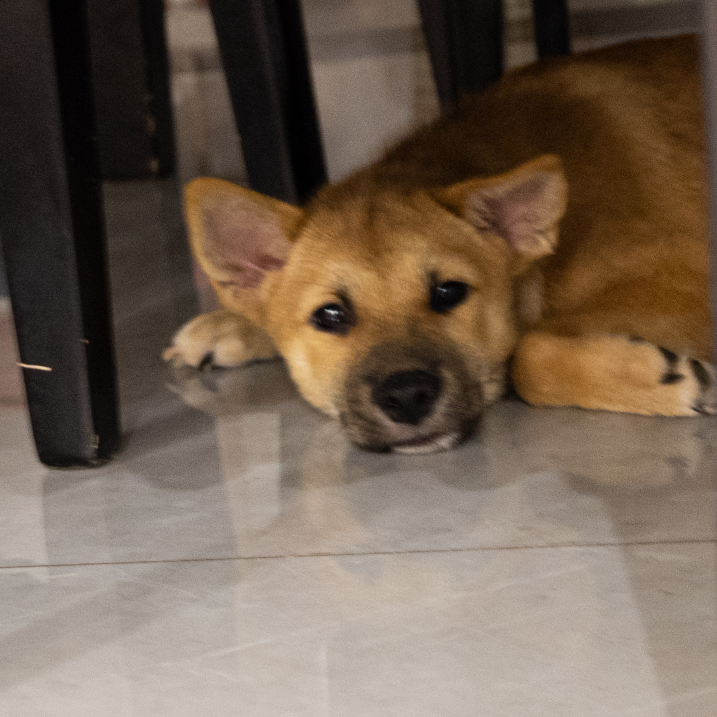
#> input picture gallery/DSC_0553.jpg, 1434 x 1434 px (shown at 1/2 size)
$ python img-to-avif.py ../gallery/DSC_0553.jpg 100
#> lines starting #> are read from the running program, lines starting #| are printed output that depends on the picture
#!/usr/bin/env python3
# Usage: python scripts/img-to-avif.py <input-image> [max-size]
# Requires: pip install Pillow pillow-avif-plugin

import sys
import os

try:
    from PIL import Image
except ImportError:
    print("Error: Pillow not installed. Run: pip install Pillow pillow-avif-plugin", file=sys.stderr)
    sys.exit(1)

try:
    import pillow_avif  # registers AVIF encoder
except ImportError:
    pass

if len(sys.argv) < 2:
    print(f"Usage: python {sys.argv[0]} <input-image> [max-size]", file=sys.stderr)
    sys.exit(1)

input_path = os.path.abspath(sys.argv[1])
if not os.path.isfile(input_path):
    print(f"File not found: {input_path}", file=sys.stderr)
    sys.exit(1)

max_size = 560
if len(sys.argv) >= 3:
    try:
        max_size = int(sys.argv[2])
        if max_size <= 0:
            raise ValueError
    except ValueError:
        print("max-size must be a positive integer", file=sys.stderr)
        sys.exit(1)

stem = os.path.splitext(os.path.basename(input_path))[0]
output_path = os.path.join(os.path.dirname(input_path), stem + ".avif")

img = Image.open(input_path)
#> img is the input picture: PIL image 1434x1434 RGB; mean R, G, B 114.7, 97.6, 82

if img.width > max_size or img.height > max_size:
    img.thumbnail((max_size, max_size), Image.LANCZOS)
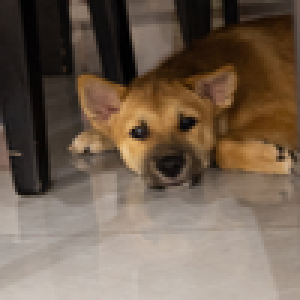
#> img: PIL image 100x100 RGB (shown 3 times larger); mean R, G, B 114.7, 97.5, 82

try:
#> (the run stopped early here; a loop or call above may not have finished)
